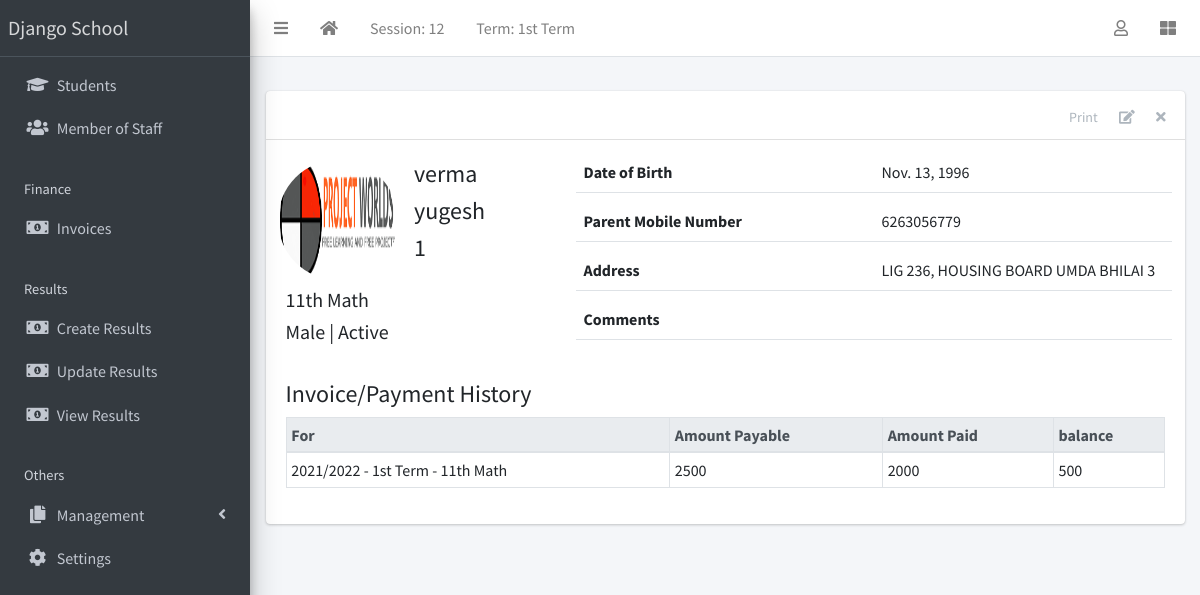
The page /student/1/ (signed in) on the database its author committed.
### apps/corecode/models.py (models this page shows, shortened)
class AcademicSession(models.Model):
    name = models.CharField(max_length=200, unique=True)
    current = models.BooleanField(default=True)
    class Meta:
        ordering = ["-name"]
    def __str__(self):
        return self.name

class AcademicTerm(models.Model):
    name = models.CharField(max_length=20, unique=True)
    current = models.BooleanField(default=True)
    class Meta:
        ordering = ["name"]
    def __str__(self):
        return self.name

class SiteConfig(models.Model):
    key = models.SlugField()
    value = models.CharField(max_length=200)

class StudentClass(models.Model):
    name = models.CharField(max_length=200, unique=True)
    class Meta:
        verbose_name = "Class"
        verbose_name_plural = "Classes"
        ordering = ["name"]
    def __str__(self):
        return self.name

### apps/students/models.py (models this page shows, shortened)
class Student(models.Model):
    STATUS_CHOICES = [("active", "Active"), ("inactive", "Inactive")]
    GENDER_CHOICES = [("male", "Male"), ("female", "Female")]
    current_status = models.CharField(
        max_length=10, choices=STATUS_CHOICES, default="active"
    )
    registration_number = models.CharField(max_length=200, unique=True)
    surname = models.CharField(max_length=200)
    firstname = models.CharField(max_length=200)
    other_name = models.CharField(max_length=200, blank=True)
    gender = models.CharField(max_length=10, choices=GENDER_CHOICES, default="male")
    date_of_birth = models.DateField(default=timezone.now)
    current_class = models.ForeignKey(
        StudentClass, on_delete=models.SET_NULL, blank=True, null=True
    )
    date_of_admission = models.DateField(default=timezone.now)
    mobile_num_regex = RegexValidator(
        regex="^[0-9]{10,15}$", message="Entered mobile number isn't in a right format!"
    )
    parent_mobile_number = models.CharField(
        validators=[mobile_num_regex], max_length=13, blank=True
    )
    address = models.TextField(blank=True)
    others = models.TextField(blank=True)
    passport = models.ImageField(blank=True, upload_to="students/passports/")
    class Meta:
        ordering = ["surname", "firstname", "other_name"]

### apps/finance/models.py (models this page shows, shortened)
class Invoice(models.Model):
    student = models.ForeignKey(Student, on_delete=models.CASCADE)
    session = models.ForeignKey(AcademicSession, on_delete=models.CASCADE)
    term = models.ForeignKey(AcademicTerm, on_delete=models.CASCADE)
    class_for = models.ForeignKey(StudentClass, on_delete=models.CASCADE)
    balance_from_previous_term = models.IntegerField(default=0)
    status = models.CharField(
        max_length=20,
        choices=[("active", "Active"), ("closed", "Closed")],
        default="active",
    )
    class Meta:
        ordering = ["student", "term"]
    def balance(self):
        payable = self.total_amount_payable()
        paid = self.total_amount_paid()
        return payable - paid
    def amount_payable(self):
        items = InvoiceItem.objects.filter(invoice=self)
        total = 0
        for item in items:
            total += item.amount
        return total
    def total_amount_payable(self):
        return self.balance_from_previous_term + self.amount_payable()
    def total_amount_paid(self):
        receipts = Receipt.objects.filter(invoice=self)
        amount = 0
        for receipt in receipts:
            amount += receipt.amount_paid
        return amount

class InvoiceItem(models.Model):
    invoice = models.ForeignKey(Invoice, on_delete=models.CASCADE)
    description = models.CharField(max_length=200)
    amount = models.IntegerField()

class Receipt(models.Model):
    invoice = models.ForeignKey(Invoice, on_delete=models.CASCADE)
    amount_paid = models.IntegerField()
    date_paid = models.DateField(default=timezone.now)
    comment = models.CharField(max_length=200, blank=True)

### apps/students/views.py (the view)
# urls.py: path("<int:pk>/", StudentDetailView.as_view(), name="student-detail"),
class StudentDetailView(LoginRequiredMixin, DetailView):
    model = Student
    template_name = "students/student_detail.html"
    def get_context_data(self, **kwargs):
        context = super(StudentDetailView, self).get_context_data(**kwargs)
        context["payments"] = Invoice.objects.filter(student=self.object)
        return context

### apps/corecode/context_processors.py (called while the page is built)
def site_defaults(request):
    current_session = AcademicSession.objects.get(current=True)
    current_term = AcademicTerm.objects.get(current=True)
    vals = SiteConfig.objects.all()
    contexts = {
        "current_session": current_session.name,
        "current_term": current_term.name,
    }
    for val in vals:
        contexts[val.key] = val.value
    return contexts

### apps/students/templates/students/student_detail.html (shortened to what this page needs)
{% extends 'base.html' %}
{% load static %}
{% block content-header %}
<div class="card-header">
  <div class="card-tools">
    <a href="#" class="btn btn-tool">Print</a>
    <a href="{% url 'student-update' object.id %}" class="btn btn-tool">
      <i class="fas fa-edit"></i>
    </a>
    <a href="{% url 'student-delete' object.id %}" class="btn btn-tool">
      <i class="fas fa-times"></i>
    </a>
  </div>
</div>
{% endblock content-header %}
{% block content %}
    <div class="row mb-4">
      <div class="col-sm-4">
        <div class="row mb-2">
          {% if object.passport %}
            <img
              src="{{ object.passport.url }}"
              class="float-left rounded-circle mr-3" style="width: 120px; height: 120px;">
          {% else %}
            <img
              src="{% static 'dist/img/avatar.png' %}"
              class="float-left rounded-circle mr-3" style="width: 120px; height: 120px;">
          {% endif %}
          <div class="float-right">
            <h4>{{ object.surname }} </h4>
            <h4>{{ object.firstname }} </h4>
            <h4>{{ object.registration_number }} </h4>
          </div>
        </div>
        <h5>{{ object.current_class }} </h5>
        <h5>{{ object.get_gender_display }} | {{ object.get_current_status_display }}</h5>
      </div>
      <div class="col-sm-8">
        <div>
          <div class="form-group border-bottom row">
            <label class="col">
              Date of Birth
            </label>
            <div class="col">
              {{ object.date_of_birth }}
            </div>
          </div>
          <div class="form-group border-bottom row">
            <label class="col">
              Parent Mobile Number
            </label>
            <div class="col">
              {{ object.parent_mobile_number}}
            </div>
          </div>
          <div class="form-group border-bottom row">
            <label class="col">
              Address
            </label>
            <div class="col">
              {{ object.address }}
            </div>
          </div>
          <div class="form-group border-bottom row">
            <label class="col">
              Comments
            </label>
            <div class="col">
            </div>
          </div>
        </div>
      </div>
    </div>
    <h4>Invoice/Payment History</h4>
    {% if payments %}
      <table class="table table-sm table-bordered table-hover">
        <thead class="thead-light">
          <tr>
            <th>For</th>
            <th>Amount Payable</th>
            <th>Amount Paid</th>
            <th>balance</th>
          </tr>
        </thead>
        <tbody>
          {% for payment in payments %}
            <tr class='clickable-row' data-href="{% url 'invoice-detail' payment.id %}">
              <td>{{payment.session}} - {{payment.term}} - {{ payment.class_for}}</td>
              <td>{{payment.total_amount_payable}}</td>
              <td>{{payment.total_amount_paid}}</td>
              <td>{{payment.balance}}</td>
            </tr>
          {% endfor %}
        </tbody>
      </table>
    {% else %}
        <p>There are no payment history for {{object}}</p>
    {% endif %}
{% endblock content %}

### templates/base.html (shortened to what this page needs)
{% load static %}
<!DOCTYPE html>
<html lang="en">
<head>
  <link rel="stylesheet" href="{% static 'plugins/fontawesome-free/css/all.min.css' %}">
  <link rel="stylesheet" href="{% static 'plugins/toastr/toastr.min.css' %}">
  <link rel="stylesheet"
    href="{% static 'plugins/overlayScrollbars/css/OverlayScrollbars.min.css' %}">
  <link rel="stylesheet" href="{% static 'plugins/Datatables/datatables.min.css' %}" />
  <link rel="stylesheet" href="{% static 'dist/css/adminlte.min.css' %}">
</head>
<body
  class="hold-transition sidebar-mini layout-fixed layout-navbar-fixed layout-footer-fixed">
  <div class="wrapper">
    <nav class="main-header navbar navbar-expand navbar-white navbar-light">
      <ul class="navbar-nav">
        <li class="nav-item">
          <a class="nav-link" data-widget="pushmenu" href="#" role="button"><i
              class="fas fa-bars"></i></a>
        </li>
        <li class="nav-item d-none d-sm-inline-block">
          <a href="{% url 'home' %} " class="nav-link"><i class="fa fa-home"></i></a>
        </li>
        <li class="nav-item d-none d-sm-inline-block">
          <a href="{% url 'current-session' %}" class="nav-link">Session: {{ current_session }}</a>
        </li>
        <li class="nav-item d-none d-sm-inline-block">
          <a href="{% url 'current-session' %}" class="nav-link">Term: {{ current_term }}</a>
        </li>
      </ul>
      <ul class="navbar-nav ml-auto">
        <li class="nav-item dropdown">
          <a class="nav-link" data-toggle="dropdown" href="#">
            <i class="far fa-user"></i>
          </a>
        </li>
        <li class="nav-item">
          <a class="nav-link" data-widget="control-sidebar" data-slide="true"
            href="#" role="button"><i class="fas fa-th-large"></i></a>
        </li>
      </ul>
    </nav>
    <aside class="main-sidebar sidebar-dark-primary elevation-4">
      <a href="{% url 'home' %}" class="brand-link">{{ school_name | default:"MySchool" }}</a>
      <div class="sidebar">
        <nav class="mt-2">
          <ul class="nav nav-pills nav-sidebar flex-column"
            data-widget="treeview" role="menu" data-accordion="false">
            <li class="nav-item">
              <a href="{% url 'student-list' %}" class="nav-link">
                <i class="nav-icon fas fa-graduation-cap"></i>
                <p>
                  Students
                </p>
              </a>
            </li>
            <li class="nav-item">
              <a href="{% url 'staff-list' %}" class="nav-link">
                <i class="nav-icon fas fa-users"></i>
                <p>
                  Member of Staff
                </p>
              </a>
            </li>
            <li class="nav-header">Finance</li>
            <li class="nav-item">
              <a href="{% url 'invoice-list' %}" class="nav-link">
                <i class="nav-icon fas fa-money-bill-alt"></i>
                <p>
                  Invoices
                </p>
              </a>
            </li>
            <li class="nav-header">Results</li>
            <li class="nav-item">
              <a href="{% url 'create-result' %}" class="nav-link">
                <i class="nav-icon fas fa-money-bill-alt"></i>
                <p>
                  Create Results
                </p>
              </a>
            </li>
            <li class="nav-item">
              <a href="{% url 'edit-results' %}" class="nav-link">
                <i class="nav-icon fas fa-money-bill-alt"></i>
                <p>
                  Update Results
                </p>
              </a>
            </li>
            <li class="nav-item">
              <a href="{% url 'view-results' %}" class="nav-link">
                <i class="nav-icon fas fa-money-bill-alt"></i>
                <p>
                  View Results
                </p>
              </a>
            </li>
            <li class="nav-header">Others</li>
            <li class="nav-item has-treeview">
              <a href="#" class="nav-link">
                <i class="nav-icon fas fa-copy"></i>
                <p>
                  Management
                  <i class="fas fa-angle-left right"></i>
                </p>
              </a>
            </li>
            <li class="nav-item">
              <a href="{% url 'configs' %}" class="nav-link">
                <i class="nav-icon fas fa-cog"></i>
                <p>
                  Settings
                </p>
              </a>
            </li>
          </ul>
        </nav>
      </div>
    </aside>
    <div class="content-wrapper">
      <section class="content-header">
      </section>
      <section class="content">
        <div class="container-fluid">
          <div class="row">
            <div class="col-md-12">
              {% block fullcard %}
              <div class="card">
                {% block content-header %}{% endblock content-header %}
                <div class="card-body">
                  <div class="row">
                    <div class="col">
                      {% block content %}
                      {% endblock content %}
                    </div>
                  </div>
                </div>
              </div>
              {% endblock fullcard %}
            </div>
          </div>
        </div>
      </section>
    </div>
  </div>
</body>
</html>

### rows shown on the page
AcademicSession: name "12"
AcademicTerm: name "1st Term"
SiteConfig: value "Django School"
Student: passport (picture), surname "verma", firstname "yugesh", registration_number "1", current_class "11th Math", gender "Male", current_status "Active", date_of_birth "Nov. 13, 1996", parent_mobile_number "6263056779", address "LIG 236, HOUSING BOARD UMDA BHILAI 3"
Invoice: session "2021/2022", term "1st Term", class_for "11th Math", total_amount_payable "2500", total_amount_paid "2000", balance "500"
